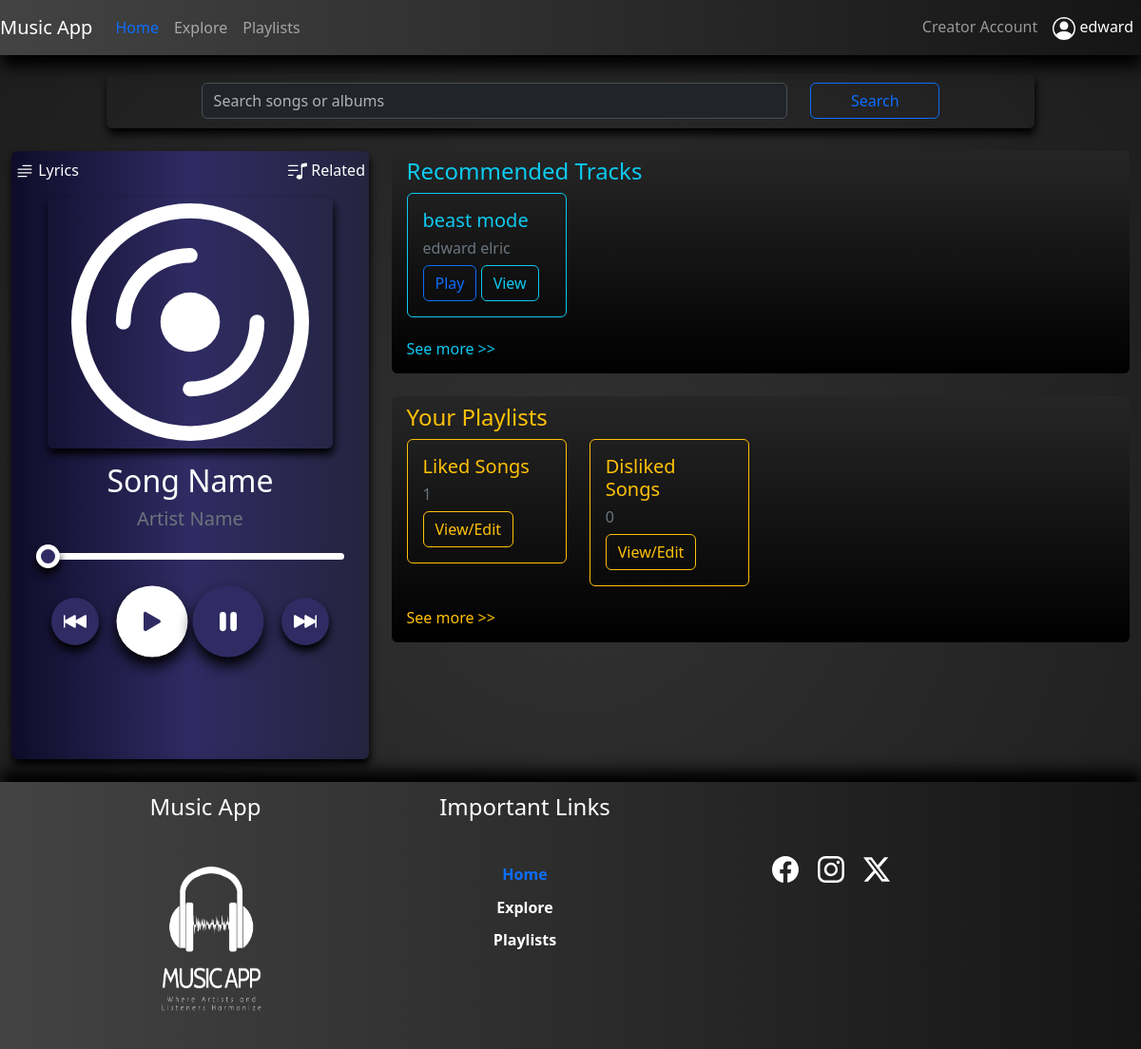
/userHome (signed in), run on the app's committed database.
### app/models.py (models this page shows, shortened)
class Users(UserMixin, db.Model):
    id = db.Column(db.Integer(), autoincrement=True, primary_key=True)
    u_userType = db.Column(db.String(50), nullable=False)
    u_status = db.Column(db.String(50), nullable=False)
    u_flag = db.Column(db.Integer(), nullable=False)
    u_fName = db.Column(db.String(100), nullable=False)
    u_lName = db.Column(db.String(100))
    u_gender = db.Column(db.String(50), nullable=False)
    u_username = db.Column(db.String(100), nullable=False, unique=True)
    u_email = db.Column(db.String(200), nullable=False)
    u_password = db.Column(db.String(1000), nullable=False)
    albums = db.relationship('Albums', backref='users')
    songs = db.relationship('Songs', backref='users')
    playlists = db.relationship('Playlists', backref='users')

class Songs(UserMixin, db.Model):
    id = db.Column(db.Integer(), autoincrement=True, primary_key=True)
    s_name = db.Column(db.String(100), nullable=False)
    s_artist = db.Column(db.String(50), nullable=False)
    s_album = db.Column(db.String(100), nullable=False)
    s_genre = db.Column(db.String(50), nullable=False)
    s_duration = db.Column(db.String(50), nullable=False)
    s_date = db.Column(db.String(50), nullable=False)
    s_filePath = db.Column(db.String(100), nullable=False)
    s_lyrics = db.Column(db.Text(), nullable=False)
    s_rating = db.Column(db.Integer())
    s_totalRaters = db.Column(db.Integer())
    s_flag = db.Column(db.Integer(), nullable=False)
    s_plays = db.Column(db.Integer())
    album_id = db.Column(db.Integer(), db.ForeignKey('albums.id'), nullable=False)
    user_id = db.Column(db.Integer(), db.ForeignKey('users.id'),nullable=False)

class Playlists(UserMixin, db.Model):
    id = db.Column(db.Integer(), autoincrement=True, primary_key=True)
    p_name = db.Column(db.String(100), nullable=False)
    p_noOfTracks = db.Column(db.Integer(), nullable=False)
    songIds_list = db.Column(db.String(250))
    user_id = db.Column(db.Integer(), db.ForeignKey('users.id'),nullable=False)

### app/views.py (the view, shortened to what this page needs)
@app.route('/userHome', methods=['GET', 'POST'])
@login_required
def userHome():
    form = SearchForm()
    playlists=Playlists.query.filter_by(user_id=current_user.id).limit(5).all()
    songs=Songs.query.order_by(Songs.s_plays.desc()).limit(5).all()
    currentPath=None
    lyrics=None
    relatedList=None
    searchedSongsList=[]
    currentSong = "Song Name"
    currentArtist = "Artist Name"
    if request.method == 'GET':
        return render_template('user/userHome.html', uH="active text-primary", form=form,cSId=0, p=playlists, s=songs, cPath=currentPath, songL=lyrics,related=relatedList,sSL=searchedSongsList, song=currentSong, artist=currentArtist)

### app/forms.py
class SearchForm(FlaskForm):
    searchString = StringField("Search String", validators=[DataRequired()])
    search = SubmitField("Search")

### app/views.py (called while the page is built)
@login_manager.user_loader
def load_user(user_id):
    return Users.query.get(user_id)

### app/templates/user/userHome.html (shortened to what this page needs)
{% extends 'layouts/base.html' %}
{% block content %}
<div class="container-fluid">
    <div class="row">
        <div class="col-md-10 offset-md-1 col-lg-10 offset-lg-1 col-sm-8 offset-sm-2">
            <div class="mySearchCont rounded">
                <form action="" class="form" method="POST" data-bs-theme="dark">
                    <div class="row">
                        <div class="col-md-8 offset-md-1 col-lg-8 offset-lg-1 col-sm-8 offset-sm-1">
                            {{ form.searchString(class="form-control", placeholder="Search songs or albums") }}
                        </div>
                        <div class="col-md-2 col-lg-2 col-sm-2">
                            <div class="d-grid">
                                {{ form.search(class="btn btn-outline-primary") }}
                            </div>
                        </div>
                    </div>
                </form>
            </div>
        </div>
    </div>
    <div class="row">
        <div class="col-md-4 col-lg-4 col-sm-10">
            {% include 'includes/musicPlayer.html' %}
        </div>
        <div class="col-md-8 col-lg-8 col-sm-10">
            <div class="myRecommended rounded bg-gradient mt-4">
                <h4 class="text-capitalized text-info">Recommended Tracks</h4>
                <div class="row row-cols-1 row-cols-md-4 g-4">
                    {% for i in s %}
                    <div class="col">
                        <div class="card border-info">
                            <div class="card-body">
                                <h5 class="card-title text-info">{{i.s_name}}</h5>
                                <h6 class="text-secondary">{{i.s_artist}}</h6>
                                <a href="{{url_for('playSong',sid=i['id'])}}">
                                    <button class="btn btn-outline-primary">Play</button>
                                </a>
                                <a href="{{url_for('songDetails',sid=i['id'])}}">
                                    <button class="btn btn-outline-info">View</button>
                                </a>
                            </div>
                        </div>
                    </div>
                    {% endfor %}
                </div>
                <a href="{{url_for('exploreMusic')}}" style="text-decoration: none;">
                <h6 class="text-info mt-4">See more >></h6>
                </a>
            </div>
            <div class="myRecommended rounded bg-gradient mt-4 mb-4">
                <h4 class="text-capitalized text-warning">Your Playlists</h4>
                <div class="row row-cols-1 row-cols-md-4 g-4">
                    {% for j in p %}
                    <div class="col">
                        <div class="card border-warning">
                            <div class="card-body">
                                <h5 class="card-title text-warning">{{j.p_name}}</h5>
                                <h6 class="text-secondary">{{j.p_noOfTracks}}</h6>
                                <a href="{{url_for('viewEditPlaylist', vEId=j['id'])}}">
                                    <button class="btn btn-outline-warning">View/Edit</button>
                                </a>
                            </div>
                        </div>
                    </div>
                    {% endfor %}
                </div>
                <a href="{{url_for('playlists')}}" style="text-decoration: none;">
                    <h6 class="text-warning mt-4">See more >></h6>
                </a>
            </div>
        </div>
    </div>
</div>
{% endblock %}

### app/templates/includes/nav.html (shortened to what this page needs)
<nav class="navbar navbar-expand-lg navbar-expand-md myNavbar bg-light navbar-dark sticky-top">
    {% if current_user.is_authenticated %}
        {% if current_user.u_userType == 'Admin' %}
        <a class="navbar-brand" href="{{url_for('adminHome')}}">Music App</a>
        {% else %}
        <a href="{{url_for('userHome')}}" class="navbar-brand">Music App</a>
        {% endif %}
    {% endif %}
        <div class="collapse navbar-collapse" id="navbarNav">
            <ul class="navbar-nav">
                <li class="nav-item">
                    {% if current_user.is_authenticated %}
                        {% if current_user.u_userType == 'Admin' %}
                            <a class="nav-link {{aH}}" aria-current="page" href="{{url_for('adminHome')}}">Home</a>
                        {% else %}
                        <a class="nav-link {{uH}}" aria-current="page" href="{{url_for('userHome')}}">Home</a>
                        {% endif %}
                    {% endif %}
                </li>
                <li class="nav-item">
                    {% if current_user.is_authenticated %}
                        {% if current_user.u_userType == 'Admin' %}
                            <a class="nav-link {{aAN}}" href="{{url_for('analytics')}}">Analytics</a>
                        {% else %}
                            <a href="{{url_for('exploreMusic')}}" class="nav-link {{uE}}">Explore</a>
                        {% endif %}
                    {% endif %}
                </li>
                <li class="nav-item">
                    {% if current_user.is_authenticated %}
                        {% if current_user.u_userType == 'Admin' %}
                            <a class="nav-link {{aT}}" href="{{url_for('allTracks')}}">Tracks</a>
                        {% else %}
                            <a href="{{url_for('playlists')}}" class="nav-link {{uP}}">Playlists</a>
                        {% endif %}
                    {% endif %}
                </li>
            </ul>
            <ul class="navbar-nav ms-auto">
                <li class="nav-item">
                    {% if current_user.is_authenticated  and current_user.u_userType != 'Admin' %}
                    <a href="{{url_for('creatorHome')}}" class="nav-link {{cH}}">Creator Account</a>
                    {% endif %}
                </li>
                <li class="nav-item dropdown show">
                    {% if current_user.is_authenticated %}
                    <a href="#" class="nav-link active" id="dropdownMenu" data-toggle="dropdown" aria-haspopup="true" aria-expanded="false">
                        {{current_user.u_fName}}
                    </a>
                    {% endif %}
                </li>
            </ul>
        </div>
</nav>

### app/static/css/musicStreamingStyle.css (style rules this page uses)
body { min-height: 100vh; display: flex; flex-direction: column; background: radial-gradient(circle at 50.1% 50.1%, rgb(50, 50, 50) 0%, rgb(28, 28, 28) 99.4%); color: #fff; }
.myNavbar { background-color:#434343; background-image: linear-gradient(to right, #434343 0%, #151515 100%); box-shadow: 1px 12px 15px #000; }
.myNavbar>div>ul>li { color: #fff; }
.mySearchCont { margin-top: 2%; padding: 1% 2%; box-shadow: 1px 6px 8px #000; }
.myRecommended { padding: 1% 2%; background-color: #000; }
.myRecommended>div>div>div>div>a { text-decoration: none; }
.myRecommended>div>div>div { background-color: transparent; }

### data on the page
Users: u_fName "edward"
Songs: s_name "beast mode", s_artist "edward elric"
Playlists: p_name "Liked Songs", p_noOfTracks "1"
Playlists: p_name "Disliked Songs", p_noOfTracks "0"

### other printed values
{{ song }} "Song Name"
{{ artist }} "Artist Name"
